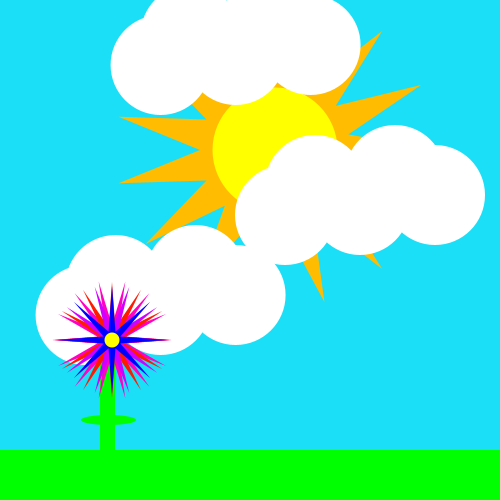
Frame 1 (no input)
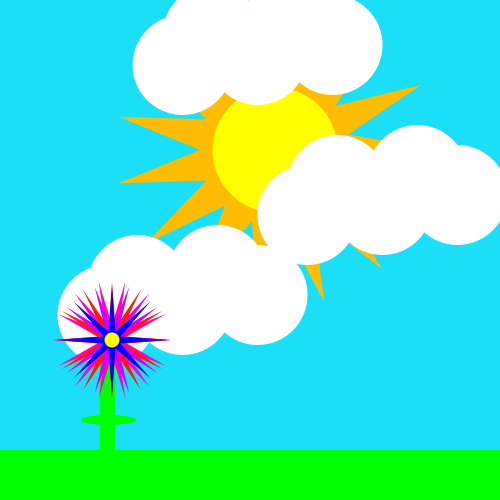
Frame 60 (the mouse pressed at the canvas centre just before this capture)
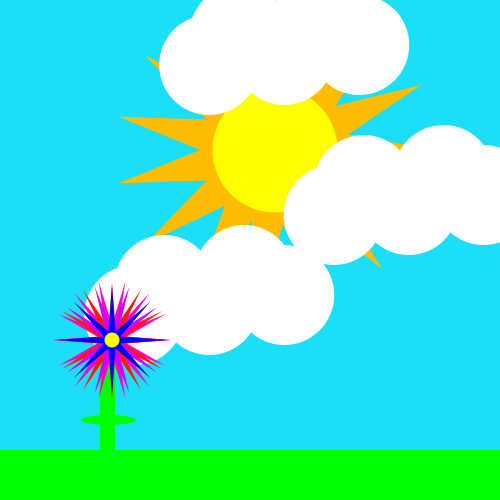
Frame 120 (the mouse held since frame 60 and released just before this capture)

The Processing sketch that drew these frames (run headless with seeded random() and noise(); from frame 60 on, the mouse is pressed at the canvas centre):

// Processing sketch: processing_161704
// ── processing_161704.pde

/************************
 * Assignment << 2 >>
 * <<Melissa Thomas >>
 *CSC 103 - Creative Computing - Fall 2014
 *<<<Septemeber 10, 2014>>>
 * <<< flower with sun and cloud>>>
 ************************/


float cloudX;
float cloudY;

void setup() {
  size (500, 500);
  
  cloudX = 285;
  cloudY = 215;
}

void star(float x, float y, float radius1, float radius2, int npoints) {
  float angle = TWO_PI / npoints;
  float halfAngle = angle/2.0;
  beginShape();
  for (float a = 0; a < TWO_PI; a += angle) {
    float sx = x + cos(a) * radius2;
    float sy = y + sin(a) * radius2;
    vertex(sx, sy);
    sx = x + cos(a+halfAngle) * radius1;
    sy = y + sin(a+halfAngle) * radius1;
    vertex(sx, sy);
  }
  endShape(CLOSE);
} // star function from processing.org

void draw() {
  background (27, 223, 247);

  noStroke ();
  fill(255, 188, 0);
  star (275, 150, 75, 160, 15);
  fill (255, 255, 0);
  ellipseMode(CENTER);
  ellipse (275, 150, 125, 125);// sun

  drawCloud(cloudX, cloudY);
  drawCloud(cloudX + 500, cloudY);
  
  cloudX = cloudX - random (.1-1);
 
  if (cloudX < -200) cloudX = cloudX + 500;
 
  drawCloud (cloudX - 125, cloudY - 150);
  drawCloud (cloudX + 375, cloudY - 150);
  
  drawCloud (cloudX - 200, cloudY + 100);
  drawCloud (cloudX + 300, cloudY + 100); 
  
  
 // if (cloudX < -200) cloudX = cloudX + 375;
 
//println(cloudX); 
 

  noStroke ();
  fill (0, 255, 0);
  rect(0, 450, 500, 50); //GRASS
  rect(100, 325, 15, 150); //STEM
  ellipseMode(CORNER);
  ellipse(81, 415, 55, 10); // leaf

  noStroke ();
  fill (255, 0, 196);
  star (112, 340, 15, 60, 14);
  fill (255, 26, 0);
  star (112, 340, 13, 58, 12);
  fill (207, 0, 255);
  star (112, 340, 11, 56, 10);
  fill (0, 0, 255);
  star (112, 340, 9, 54, 8);
  fill (255, 255, 0);
  ellipseMode(CENTER);
  ellipse (112, 340, 15, 15);//flower
}



void drawCloud(float x, float y) {
  noStroke ();
  fill (255);
  ellipseMode(CENTER);
  ellipse (x, y, 100, 100);
  ellipse (x + 75, y - 10, 100, 100);
  ellipse (x + 150, y - 20, 100, 100);
  ellipse (x + 30, y - 30, 100, 100);
  ellipse (x + 110, y - 40, 100, 100); //cloud
}
